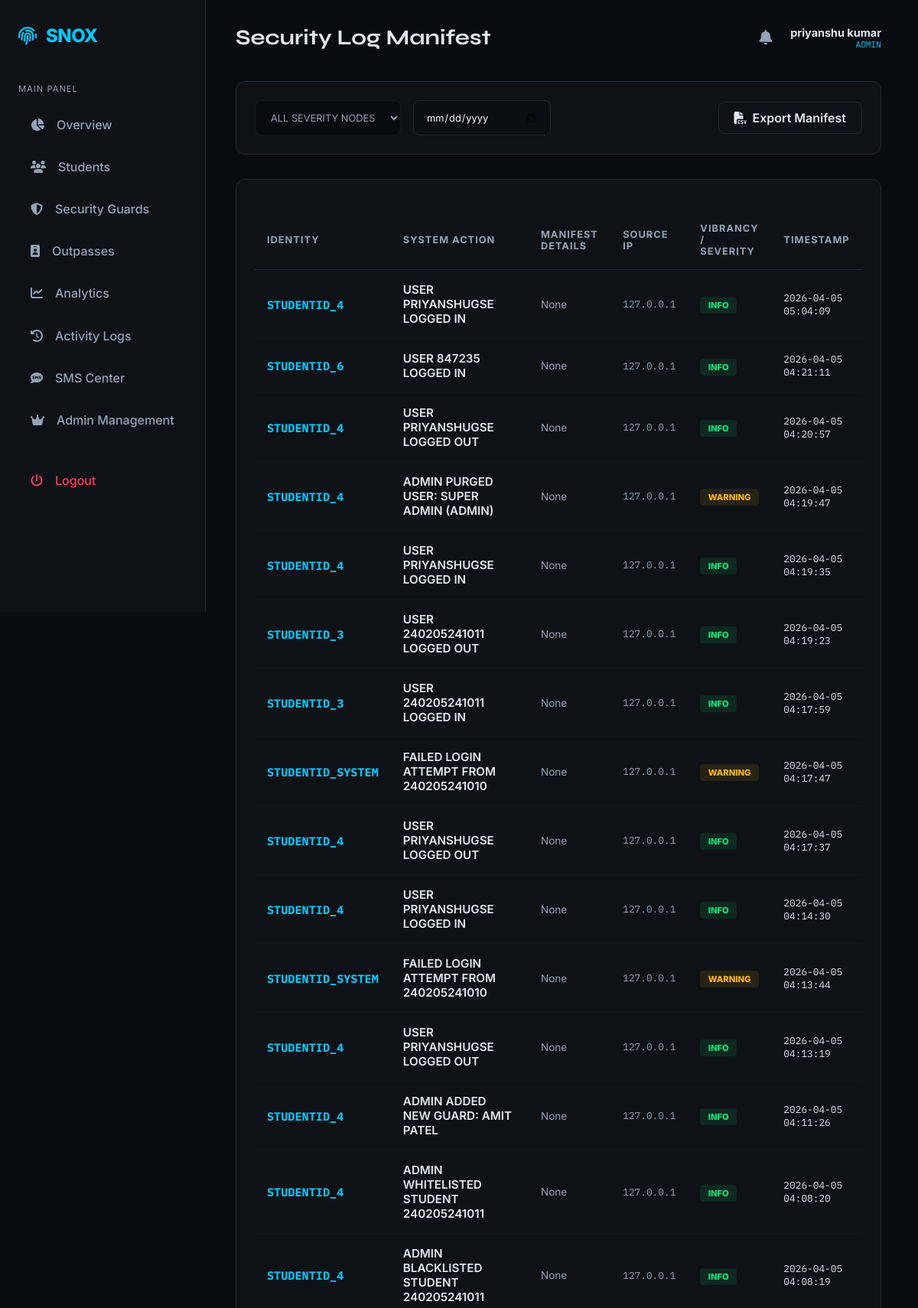
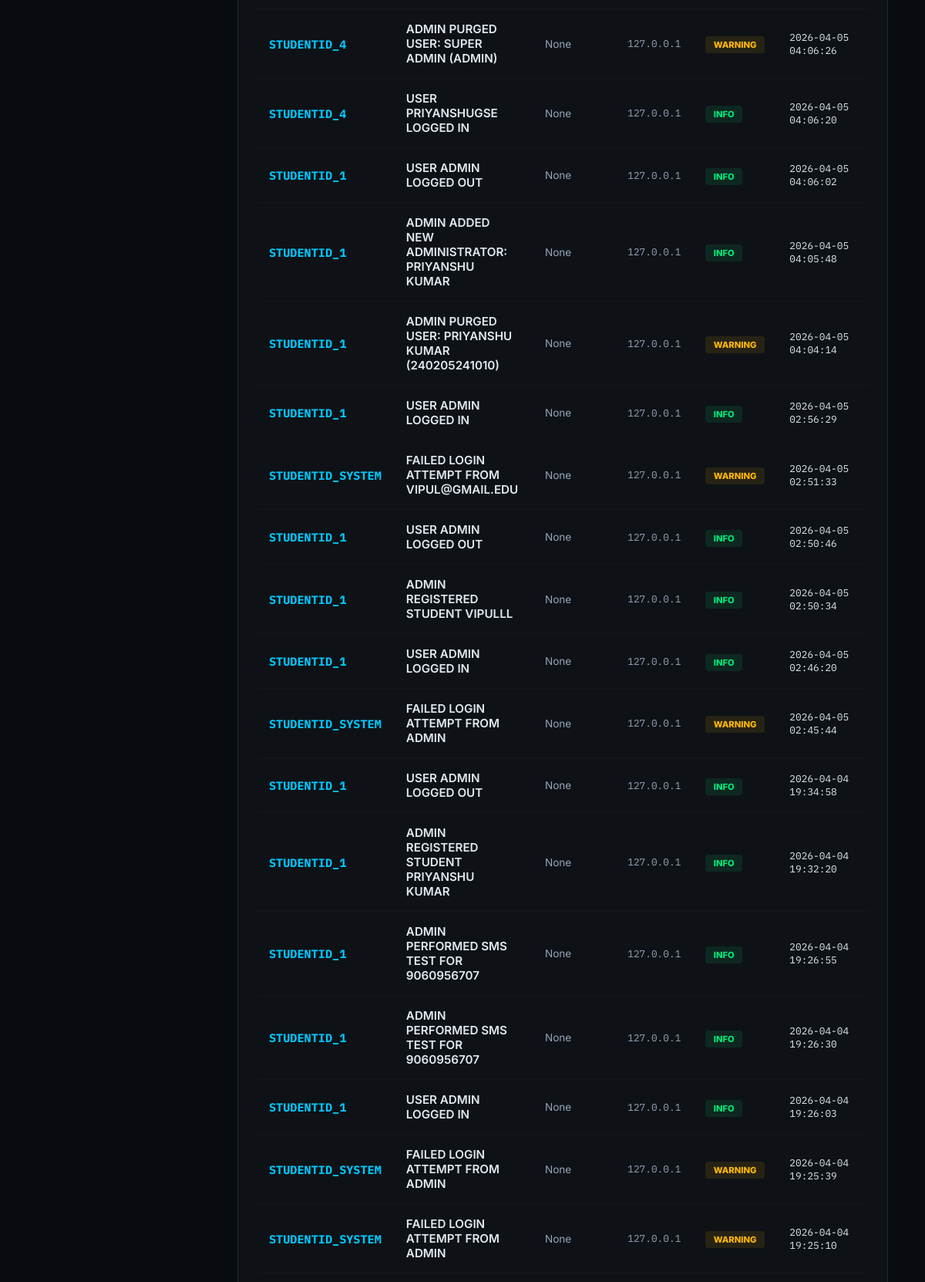
Screenshot of /admin/reports (signed in, upper part) with the database file from the repository (2 pictures, top to bottom).
### models/user.py (models this page shows, shortened)
class User(db.Model, UserMixin):
    __tablename__ = 'users'
    id = db.Column(db.Integer, primary_key=True)
    username = db.Column(db.String(80), unique=True, nullable=False)
    email = db.Column(db.String(120), unique=True)
    password_hash = db.Column(db.String(128), nullable=False)
    role = db.Column(db.String(20), nullable=False)  # admin | guard | student
    name = db.Column(db.String(100), nullable=False)
    student_id = db.Column(db.String(50), unique=True)
    phone = db.Column(db.String(15))
    parent_phone = db.Column(db.String(15))
    department = db.Column(db.String(200))
    year = db.Column(db.Integer)
    hostel_room = db.Column(db.String(20))
    face_encoded = db.Column(db.Text)          # JSON string of encoding
    face_image = db.Column(db.String(200))     # Full path to encoded photo
    photo_path = db.Column(db.String(200))     # Path to stored photo
    is_blacklisted = db.Column(db.Boolean, default=False)
    violations = db.Column(db.Integer, default=0)
    is_active = db.Column(db.Boolean, default=True)
    created_at = db.Column(db.DateTime, default=datetime.utcnow)

### models/log.py (models this page shows)
class ActivityLog(db.Model):
    __tablename__ = 'activity_logs'
    id = db.Column(db.Integer, primary_key=True)
    user_id = db.Column(db.Integer, db.ForeignKey('users.id'))
    action = db.Column(db.String(200), nullable=False)
    description = db.Column(db.Text)
    ip_address = db.Column(db.String(45))
    severity = db.Column(db.String(20), default='info')  # info|warning|critical
    timestamp = db.Column(db.DateTime, default=datetime.utcnow)

### routes/admin.py (the view)
@admin_bp.route('/reports')
@login_required
@admin_required
def reports():
    all_logs = ActivityLog.query.order_by(ActivityLog.timestamp.desc()).all()
    return render_template('admin/reports.html', logs=all_logs)

### routes/admin.py (called while the page is built)
def admin_required(f):
    @wraps(f)
    def decorated_function(*args, **kwargs):
        if not current_user.is_authenticated or current_user.role != 'admin':
            flash('Admin access required', 'danger')
            return redirect(url_for('auth.login'))
        return f(*args, **kwargs)
    return decorated_function

### templates/admin/reports.html (shortened to what this page needs)
{% extends "base.html" %}
{% block page_title %}Security Log Manifest{% endblock %}
{% block content %}
<div class="card" style="display: flex; gap: 1.5rem; align-items: center; justify-content: space-between; margin-bottom: 2rem;">
    <div style="flex: 1; display: flex; gap: 1rem;">
        <select style="width: auto; font-size: 0.8rem; background: var(--bg-dark); border-color: rgba(255,255,255,0.05); color: var(--text-muted);">
            <option value="all">ALL SEVERITY NODES</option>
        </select>
        <input type="date" style="max-width: 180px; font-size: 0.8rem;">
    </div>
    <div style="display: flex; gap: 1rem;">
        <a href="{{ url_for('admin.export', type='logs') }}" class="btn btn-ghost"><i class="fas fa-file-csv"></i> Export Manifest</a>
    </div>
</div>
<div class="card">
    <table>
        <thead>
            <tr>
                <th>Identity</th>
                <th>System Action</th>
                <th>Manifest Details</th>
                <th>Source IP</th>
                <th>Vibrancy / Severity</th>
                <th>Timestamp</th>
            </tr>
        </thead>
        <tbody>
            {% for l in logs %}
            <tr>
                <td class="mono" style="font-weight: 700; color: var(--accent);">STUDENTID_{{ l.user_id if l.user_id else 'SYSTEM' }}</td>
                <td style="font-weight: 600;">{{ l.action | upper }}</td>
                <td style="font-size: 0.85rem; color: var(--text-muted); max-width: 300px; overflow: hidden; text-overflow: ellipsis; white-space: nowrap;">{{ l.description }}</td>
                <td class="mono" style="font-size: 0.8rem; color: var(--text-muted);">{{ l.ip_address }}</td>
                <td>
                    {% if l.severity == 'critical' %}
                        <span class="st-badge st-expired">CRITICAL</span>
                    {% elif l.severity == 'warning' %}
                        <span class="st-badge st-pending">WARNING</span>
                    {% else %}
                        <span class="st-badge st-approved">INFO</span>
                    {% endif %}
                </td>
                <td class="mono" style="font-size: 0.8rem;">{{ l.timestamp.strftime('%Y-%m-%d %H:%M:%S') }}</td>
            </tr>
            {% else %}
            <tr>
                <td colspan="6" style="text-align: center; color: var(--text-muted); font-size: 0.85rem; padding: 4rem;">MANIFEST EMPTY</td>
            </tr>
            {% endfor %}
        </tbody>
    </table>
</div>
{% endblock %}

### templates/base.html (shortened to what this page needs)
<!DOCTYPE html>
<html lang="en">
<head>
    <link rel="stylesheet" href="https://cdnjs.cloudflare.com/ajax/libs/font-awesome/6.4.0/css/all.min.css">
</head>
<body>
    {% if current_user.is_authenticated %}
    <aside>
        <a href="/" class="logo">
            <i class="fas fa-fingerprint"></i>
            <span>SNOX</span>
        </a>
        <div class="nav-section">
            <p style="font-size: 0.7rem; text-transform: uppercase; color: var(--text-muted); margin-bottom: 1rem; letter-spacing: 1px;">Main Panel</p>
            {% if current_user.role == 'admin' %}
                <a href="{{ url_for('admin.dashboard') }}" class="nav-link"><i class="fas fa-chart-pie"></i> Overview</a>
                <a href="{{ url_for('admin.students') }}" class="nav-link"><i class="fas fa-users"></i> Students</a>
                <a href="{{ url_for('admin.guards') }}" class="nav-link"><i class="fas fa-shield-halved"></i> Security Guards</a>
                <a href="{{ url_for('admin.outpasses') }}" class="nav-link"><i class="fas fa-id-badge"></i> Outpasses</a>
                <a href="{{ url_for('admin.analytics') }}" class="nav-link"><i class="fas fa-chart-line"></i> Analytics</a>
                <a href="{{ url_for('admin.reports') }}" class="nav-link"><i class="fas fa-history"></i> Activity Logs</a>
                <a href="{{ url_for('admin.sms_test') }}" class="nav-link"><i class="fas fa-sms"></i> SMS Center</a>
                <a href="{{ url_for('admin.manage_admins') }}" class="nav-link"><i class="fas fa-crown"></i> Admin Management</a>
            {% elif current_user.role == 'guard' %}
                <a href="{{ url_for('guard.dashboard') }}" class="nav-link"><i class="fas fa-desktop"></i> Terminal</a>
                <a href="{{ url_for('guard.scan') }}" class="nav-link"><i class="fas fa-video"></i> Live Scanner</a>
            {% else %}
                <a href="{{ url_for('student.dashboard') }}" class="nav-link"><i class="fas fa-home"></i> Dashboard</a>
                <a href="{{ url_for('student.request_outpass') }}" class="nav-link"><i class="fas fa-paper-plane"></i> New Request</a>
            {% endif %}
            <a href="{{ url_for('auth.logout') }}" class="nav-link" style="margin-top: 2rem; color: var(--danger);"><i class="fas fa-power-off"></i> Logout</a>
        </div>
    </aside>
    {% endif %}
    <main style="{% if not current_user.is_authenticated %}margin-left: 0;{% endif %}">
        {% if current_user.is_authenticated %}
        <div class="top-bar">
            <h1 style="font-size: 1.75rem;">{% block page_title %}{% endblock %}</h1>
            <div style="display: flex; align-items: center; gap: 1.5rem;">
                <a href="{{ url_for('admin.notifications') if current_user.role == 'admin' else '#' }}" class="notification-bell">
                    <i class="fas fa-bell"></i>
                </a>
                <div style="text-align: right;">
                    <p style="font-weight: 700; font-size: 0.9rem;">{{ current_user.name }}</p>
                    <p class="mono" style="font-size: 0.7rem; color: var(--accent); text-transform: uppercase;">{{ current_user.role }}</p>
                </div>
            </div>
        </div>
        {% endif %}
        {% block content %}{% endblock %}
    </main>
</body>
</html>

### rows the page displays
User: name "priyanshu kumar", role "ADMIN"
ActivityLog: user "4", action "USER PRIYANSHUGSE LOGGED IN", description "None", ip_address "127.0.0.1", severity "INFO", timestamp "2026-04-05 05:04:09"
ActivityLog: user "6", action "USER 847235 LOGGED IN", description "None", ip_address "127.0.0.1", severity "INFO", timestamp "2026-04-05 04:21:11"
ActivityLog: user "4", action "USER PRIYANSHUGSE LOGGED OUT", description "None", ip_address "127.0.0.1", severity "INFO", timestamp "2026-04-05 04:20:57"
ActivityLog: user "4", action "ADMIN PURGED USER: SUPER ADMIN (ADMIN)", description "None", ip_address "127.0.0.1", severity "WARNING", timestamp "2026-04-05 04:19:47"
ActivityLog: user "4", action "USER PRIYANSHUGSE LOGGED IN", description "None", ip_address "127.0.0.1", severity "INFO", timestamp "2026-04-05 04:19:35"
ActivityLog: user "3", action "USER 240205241011 LOGGED OUT", description "None", ip_address "127.0.0.1", severity "INFO", timestamp "2026-04-05 04:19:23"
ActivityLog: user "3", action "USER 240205241011 LOGGED IN", description "None", ip_address "127.0.0.1", severity "INFO", timestamp "2026-04-05 04:17:59"
ActivityLog: user_id "SYSTEM", action "FAILED LOGIN ATTEMPT FROM 240205241010", description "None", ip_address "127.0.0.1", severity "WARNING", timestamp "2026-04-05 04:17:47"
ActivityLog: user "4", action "USER PRIYANSHUGSE LOGGED OUT", description "None", ip_address "127.0.0.1", severity "INFO", timestamp "2026-04-05 04:17:37"
ActivityLog: user "4", action "USER PRIYANSHUGSE LOGGED IN", description "None", ip_address "127.0.0.1", severity "INFO", timestamp "2026-04-05 04:14:30"
ActivityLog: user_id "SYSTEM", action "FAILED LOGIN ATTEMPT FROM 240205241010", description "None", ip_address "127.0.0.1", severity "WARNING", timestamp "2026-04-05 04:13:44"
ActivityLog: user "4", action "USER PRIYANSHUGSE LOGGED OUT", description "None", ip_address "127.0.0.1", severity "INFO", timestamp "2026-04-05 04:13:19"
ActivityLog: user "4", action "ADMIN ADDED NEW GUARD: AMIT PATEL", description "None", ip_address "127.0.0.1", severity "INFO", timestamp "2026-04-05 04:11:26"
ActivityLog: user "4", action "ADMIN WHITELISTED STUDENT 240205241011", description "None", ip_address "127.0.0.1", severity "INFO", timestamp "2026-04-05 04:08:20"
ActivityLog: user "4", action "ADMIN BLACKLISTED STUDENT 240205241011", description "None", ip_address "127.0.0.1", severity "INFO", timestamp "2026-04-05 04:08:19"
ActivityLog: user "4", action "ADMIN PURGED USER: SUPER ADMIN (ADMIN)", description "None", ip_address "127.0.0.1", severity "WARNING", timestamp "2026-04-05 04:06:26"
ActivityLog: user "4", action "USER PRIYANSHUGSE LOGGED IN", description "None", ip_address "127.0.0.1", severity "INFO", timestamp "2026-04-05 04:06:20"
ActivityLog: user "1", action "USER ADMIN LOGGED OUT", description "None", ip_address "127.0.0.1", severity "INFO", timestamp "2026-04-05 04:06:02"
ActivityLog: user "1", action "ADMIN ADDED NEW ADMINISTRATOR: PRIYANSHU KUMAR", description "None", ip_address "127.0.0.1", severity "INFO", timestamp "2026-04-05 04:05:48"
ActivityLog: user "1", action "ADMIN PURGED USER: PRIYANSHU KUMAR (240205241010)", description "None", ip_address "127.0.0.1", severity "WARNING", timestamp "2026-04-05 04:04:14"
ActivityLog: user "1", action "USER ADMIN LOGGED IN", description "None", ip_address "127.0.0.1", severity "INFO", timestamp "2026-04-05 02:56:29"
ActivityLog: user_id "SYSTEM", action "FAILED LOGIN ATTEMPT FROM VIPUL@GMAIL.EDU", description "None", ip_address "127.0.0.1", severity "WARNING", timestamp "2026-04-05 02:51:33"
ActivityLog: user "1", action "USER ADMIN LOGGED OUT", description "None", ip_address "127.0.0.1", severity "INFO", timestamp "2026-04-05 02:50:46"
ActivityLog: user "1", action "ADMIN REGISTERED STUDENT VIPULLL", description "None", ip_address "127.0.0.1", severity "INFO", timestamp "2026-04-05 02:50:34"
ActivityLog: user "1", action "USER ADMIN LOGGED IN", description "None", ip_address "127.0.0.1", severity "INFO", timestamp "2026-04-05 02:46:20"
ActivityLog: user_id "SYSTEM", action "FAILED LOGIN ATTEMPT FROM ADMIN", description "None", ip_address "127.0.0.1", severity "WARNING", timestamp "2026-04-05 02:45:44"
ActivityLog: user "1", action "USER ADMIN LOGGED OUT", description "None", ip_address "127.0.0.1", severity "INFO", timestamp "2026-04-04 19:34:58"
ActivityLog: user "1", action "ADMIN REGISTERED STUDENT PRIYANSHU KUMAR", description "None", ip_address "127.0.0.1", severity "INFO", timestamp "2026-04-04 19:32:20"
ActivityLog: user "1", action "ADMIN PERFORMED SMS TEST FOR 9060956707", description "None", ip_address "127.0.0.1", severity "INFO", timestamp "2026-04-04 19:26:55"
ActivityLog: user "1", action "ADMIN PERFORMED SMS TEST FOR 9060956707", description "None", ip_address "127.0.0.1", severity "INFO", timestamp "2026-04-04 19:26:30"
ActivityLog: user "1", action "USER ADMIN LOGGED IN", description "None", ip_address "127.0.0.1", severity "INFO", timestamp "2026-04-04 19:26:03"
ActivityLog: user_id "SYSTEM", action "FAILED LOGIN ATTEMPT FROM ADMIN", description "None", ip_address "127.0.0.1", severity "WARNING", timestamp "2026-04-04 19:25:39"
ActivityLog: user_id "SYSTEM", action "FAILED LOGIN ATTEMPT FROM ADMIN", description "None", ip_address "127.0.0.1", severity "WARNING", timestamp "2026-04-04 19:25:10"
